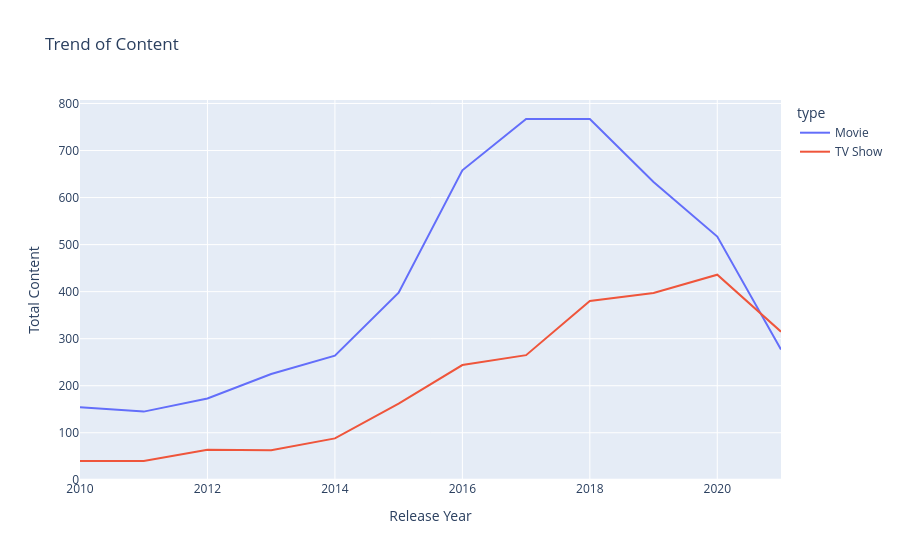

Here is the notebook cell this chart was saved with:
### Code cell
df1 = dff[['type', 'release_year']] # Select the 'type' and 'release_year' columns from the dataset
df1 = df1.rename(columns={'release_year': 'Release Year'}) # Rename the columns for better readability
df2 = df1.groupby(['Release Year','type']).size().reset_index(name='Total Content') # Group the DataFrame by 'release_year' and 'type', and count the occurrences of each combination
df2 = df2[df2['Release Year'] >= 2010 ] # Filter the DataFrame to include only rows where the release year is greater than or equal to 2010
fig3 = px.line(df2, x="Release Year", y="Total Content", color='type', title= 'Trend of Content') 
fig3.show() # Display the line chart showing the trend of content on Netflix over the years

### Figure 1 — Plotly figure (JSON) as saved in the notebook; plotly's stock layout.template omitted (floating-point values rounded to 4 significant figures)
{"data": [{"hovertemplate": "type=Movie<br>Release Year=%{x}<br>Total Content=%{y}<extra></extra>", "legendgroup": "Movie", "line": {"color": "#636efa", "dash": "solid"}, "marker": {"symbol": "circle"}, "mode": "lines", "name": "Movie", "orientation": "v", "showlegend": true, "type": "scatter", "x": [2010, 2011, 2012, 2013, 2014, 2015, 2016, 2017, 2018, 2019, 2020, 2021], "xaxis": "x", "y": [154, 145, 173, 225, 264, 398, 658, 767, 767, 633, 517, 277], "yaxis": "y"}, {"hovertemplate": "type=TV Show<br>Release Year=%{x}<br>Total Content=%{y}<extra></extra>", "legendgroup": "TV Show", "line": {"color": "#EF553B", "dash": "solid"}, "marker": {"symbol": "circle"}, "mode": "lines", "name": "TV Show", "orientation": "v", "showlegend": true, "type": "scatter", "x": [2010, 2011, 2012, 2013, 2014, 2015, 2016, 2017, 2018, 2019, 2020, 2021], "xaxis": "x", "y": [40, 40, 64, 63, 88, 162, 244, 265, 380, 397, 436, 315], "yaxis": "y"}], "layout": {"legend": {"title": {"text": "type"}, "tracegroupgap": 0}, "title": {"text": "Trend of Content"}, "xaxis": {"anchor": "y", "domain": [0, 1], "title": {"text": "Release Year"}}, "yaxis": {"anchor": "x", "domain": [0, 1], "title": {"text": "Total Content"}}}}
